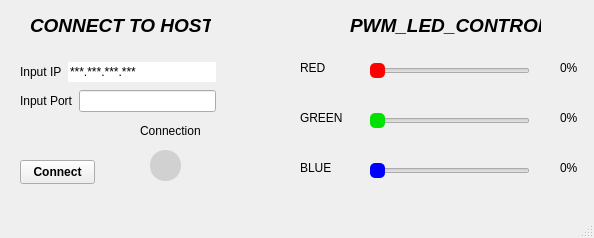
<?xml version="1.0" encoding="UTF-8"?>
<ui version="4.0">
 <class>MainWindow</class>
 <widget class="QMainWindow" name="MainWindow">
  <property name="geometry">
   <rect>
    <x>0</x>
    <y>0</y>
    <width>594</width>
    <height>238</height>
   </rect>
  </property>
  <property name="windowTitle">
   <string>MainWindow</string>
  </property>
  <widget class="QWidget" name="centralwidget">
   <widget class="QPushButton" name="pushButton_Connect">
    <property name="geometry">
     <rect>
      <x>20</x>
      <y>160</y>
      <width>75</width>
      <height>24</height>
     </rect>
    </property>
    <property name="font">
     <font>
      <bold>true</bold>
     </font>
    </property>
    <property name="text">
     <string>Connect</string>
    </property>
   </widget>
   <widget class="QLabel" name="label_Lamp">
    <property name="geometry">
     <rect>
      <x>150</x>
      <y>150</y>
      <width>31</width>
      <height>31</height>
     </rect>
    </property>
    <property name="styleSheet">
     <string notr="true">QLabel#label_Lamp{
height:15px;
width:15px;
border-radius:15px;
background-color:rgb(209, 209, 209)
}</string>
    </property>
    <property name="text">
     <string/>
    </property>
   </widget>
   <widget class="QLabel" name="label_Noti">
    <property name="geometry">
     <rect>
      <x>140</x>
      <y>120</y>
      <width>71</width>
      <height>21</height>
     </rect>
    </property>
    <property name="text">
     <string>Connection</string>
    </property>
   </widget>
   <widget class="QSlider" name="horizontalSlider_Red">
    <property name="geometry">
     <rect>
      <x>370</x>
      <y>60</y>
      <width>160</width>
      <height>22</height>
     </rect>
    </property>
    <property name="styleSheet">
     <string notr="true">QSlider#horizontalSlider_Red::groove:horizontal {
}

QSlider#horizontalSlider_Red::handle:horizontal {
    background: rgb(255, 0, 0);
    width: 10px;
    border-radius: 5px;
	margin: -2px 0;
}</string>
    </property>
    <property name="orientation">
     <enum>Qt::Horizontal</enum>
    </property>
   </widget>
   <widget class="QSlider" name="horizontalSlider_Green">
    <property name="geometry">
     <rect>
      <x>370</x>
      <y>110</y>
      <width>160</width>
      <height>22</height>
     </rect>
    </property>
    <property name="styleSheet">
     <string notr="true">QSlider#horizontalSlider_Green::groove:horizontal {
}

QSlider#horizontalSlider_Green::handle:horizontal {
    background: rgb(0, 225, 0);
    width: 10px;
    border-radius: 5px;
}</string>
    </property>
    <property name="orientation">
     <enum>Qt::Horizontal</enum>
    </property>
   </widget>
   <widget class="QSlider" name="horizontalSlider_Blue">
    <property name="geometry">
     <rect>
      <x>370</x>
      <y>160</y>
      <width>160</width>
      <height>22</height>
     </rect>
    </property>
    <property name="styleSheet">
     <string notr="true">QSlider#horizontalSlider_Blue::groove:horizontal {
}

QSlider#horizontalSlider_Blue::handle:horizontal {
    background: rgb(0, 0, 255);
    width: 10px;
    border-radius: 5px;
}</string>
    </property>
    <property name="orientation">
     <enum>Qt::Horizontal</enum>
    </property>
   </widget>
   <widget class="QLabel" name="label_Red">
    <property name="geometry">
     <rect>
      <x>300</x>
      <y>60</y>
      <width>49</width>
      <height>16</height>
     </rect>
    </property>
    <property name="text">
     <string>RED</string>
    </property>
   </widget>
   <widget class="QLabel" name="label_Green">
    <property name="geometry">
     <rect>
      <x>300</x>
      <y>110</y>
      <width>49</width>
      <height>16</height>
     </rect>
    </property>
    <property name="text">
     <string>GREEN</string>
    </property>
   </widget>
   <widget class="QLabel" name="label_Blue">
    <property name="geometry">
     <rect>
      <x>300</x>
      <y>160</y>
      <width>49</width>
      <height>16</height>
     </rect>
    </property>
    <property name="text">
     <string>BLUE</string>
    </property>
   </widget>
   <widget class="QLabel" name="label_value_Red">
    <property name="geometry">
     <rect>
      <x>560</x>
      <y>60</y>
      <width>49</width>
      <height>16</height>
     </rect>
    </property>
    <property name="text">
     <string>0%</string>
    </property>
   </widget>
   <widget class="QLabel" name="label_value_Green">
    <property name="geometry">
     <rect>
      <x>560</x>
      <y>110</y>
      <width>49</width>
      <height>16</height>
     </rect>
    </property>
    <property name="text">
     <string>0%</string>
    </property>
   </widget>
   <widget class="QLabel" name="label_value_Blue">
    <property name="geometry">
     <rect>
      <x>560</x>
      <y>160</y>
      <width>49</width>
      <height>16</height>
     </rect>
    </property>
    <property name="text">
     <string>0%</string>
    </property>
   </widget>
   <widget class="QLabel" name="label_PWM_LED_CONTROL">
    <property name="geometry">
     <rect>
      <x>350</x>
      <y>10</y>
      <width>191</width>
      <height>31</height>
     </rect>
    </property>
    <property name="font">
     <font>
      <pointsize>14</pointsize>
      <italic>true</italic>
      <bold>true</bold>
     </font>
    </property>
    <property name="text">
     <string>PWM_LED_CONTROL</string>
    </property>
   </widget>
   <widget class="QLabel" name="label">
    <property name="geometry">
     <rect>
      <x>30</x>
      <y>10</y>
      <width>181</width>
      <height>31</height>
     </rect>
    </property>
    <property name="font">
     <font>
      <pointsize>14</pointsize>
      <italic>true</italic>
      <bold>true</bold>
     </font>
    </property>
    <property name="text">
     <string>CONNECT TO HOST</string>
    </property>
   </widget>
   <widget class="QWidget" name="">
    <property name="geometry">
     <rect>
      <x>20</x>
      <y>60</y>
      <width>196</width>
      <height>56</height>
     </rect>
    </property>
    <layout class="QVBoxLayout" name="verticalLayout">
     <item>
      <layout class="QHBoxLayout" name="horizontalLayout">
       <item>
        <widget class="QLabel" name="label_InputIP">
         <property name="text">
          <string>Input IP</string>
         </property>
        </widget>
       </item>
       <item>
        <widget class="QLineEdit" name="lineEdit_inputIP">
         <property name="inputMask">
          <string>000.000.000.000;*</string>
         </property>
         <property name="text">
          <string>...</string>
         </property>
         <property name="frame">
          <bool>false</bool>
         </property>
        </widget>
       </item>
      </layout>
     </item>
     <item>
      <layout class="QHBoxLayout" name="horizontalLayout_2">
       <item>
        <widget class="QLabel" name="label_InputPort">
         <property name="text">
          <string>Input Port</string>
         </property>
        </widget>
       </item>
       <item>
        <widget class="QLineEdit" name="lineEdit_inputPort">
         <property name="text">
          <string/>
         </property>
         <property name="dragEnabled">
          <bool>false</bool>
         </property>
        </widget>
       </item>
      </layout>
     </item>
    </layout>
   </widget>
   <widget class="QWidget" name="">
    <property name="geometry">
     <rect>
      <x>20</x>
      <y>220</y>
      <width>216</width>
      <height>26</height>
     </rect>
    </property>
    <layout class="QHBoxLayout" name="horizontalLayout_3">
     <item>
      <widget class="QLineEdit" name="lineEdit"/>
     </item>
     <item>
      <widget class="QPushButton" name="pushButton_SendData">
       <property name="font">
        <font>
         <bold>true</bold>
        </font>
       </property>
       <property name="text">
        <string>Send Data</string>
       </property>
      </widget>
     </item>
    </layout>
   </widget>
  </widget>
  <widget class="QMenuBar" name="menubar">
   <property name="geometry">
    <rect>
     <x>0</x>
     <y>0</y>
     <width>594</width>
     <height>22</height>
    </rect>
   </property>
  </widget>
  <widget class="QStatusBar" name="statusbar"/>
 </widget>
 <resources/>
 <connections/>
</ui>
